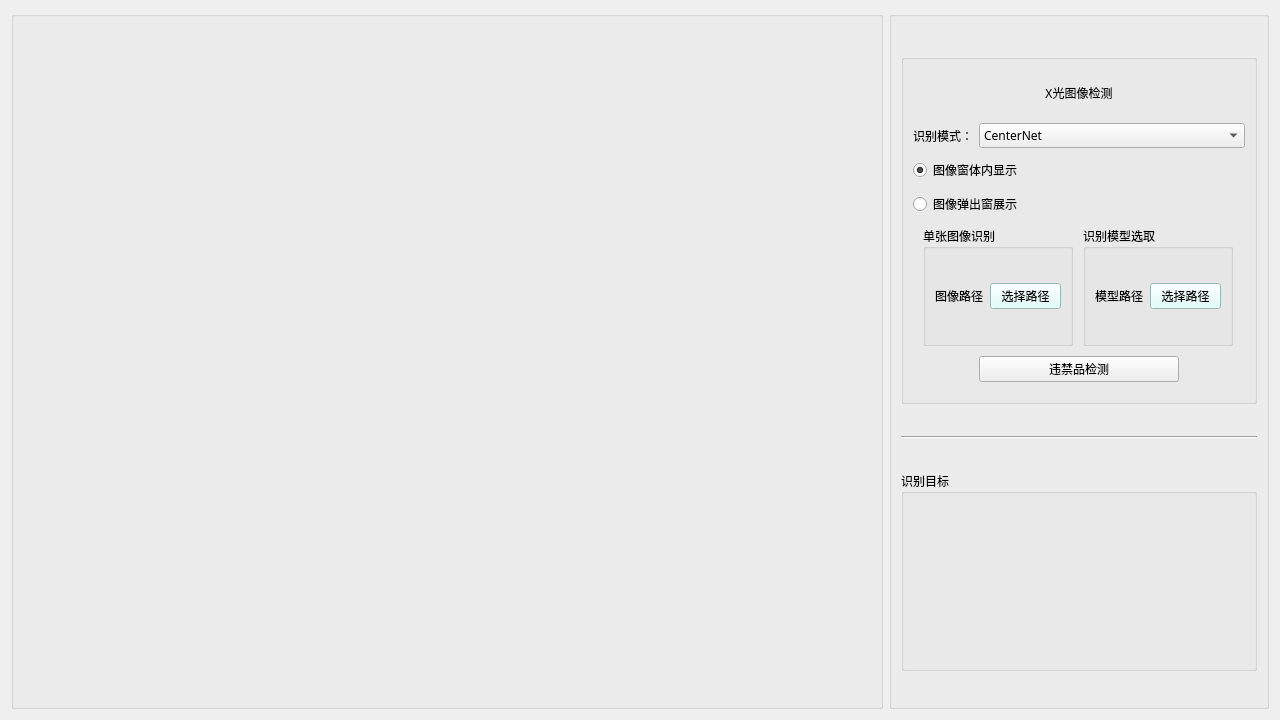
<?xml version="1.0" encoding="UTF-8"?>
<ui version="4.0">
 <class>Form</class>
 <widget class="QWidget" name="Form">
  <property name="geometry">
   <rect>
    <x>0</x>
    <y>0</y>
    <width>1280</width>
    <height>720</height>
   </rect>
  </property>
  <property name="windowTitle">
   <string>安全检测系统</string>
  </property>
  <layout class="QVBoxLayout" name="verticalLayout_9">
   <property name="topMargin">
    <number>11</number>
   </property>
   <item>
    <layout class="QVBoxLayout" name="verticalLayout_3">
     <property name="topMargin">
      <number>0</number>
     </property>
     <item>
      <layout class="QHBoxLayout" name="horizontalLayout_7">
       <item>
        <layout class="QHBoxLayout" name="horizontalLayout_2">
         <item>
          <widget class="QGroupBox" name="groupBox_2">
           <property name="minimumSize">
            <size>
             <width>0</width>
             <height>600</height>
            </size>
           </property>
           <property name="font">
            <font>
             <family>黑体</family>
             <pointsize>11</pointsize>
            </font>
           </property>
           <property name="title">
            <string/>
           </property>
           <layout class="QVBoxLayout" name="verticalLayout_4">
            <property name="topMargin">
             <number>11</number>
            </property>
            <item>
             <widget class="QLabel" name="label_image">
              <property name="maximumSize">
               <size>
                <width>850</width>
                <height>700</height>
               </size>
              </property>
              <property name="text">
               <string/>
              </property>
              <property name="pixmap">
               <pixmap>../source/icon/animation.png</pixmap>
              </property>
              <property name="alignment">
               <set>Qt::AlignCenter</set>
              </property>
             </widget>
            </item>
           </layout>
          </widget>
         </item>
        </layout>
       </item>
       <item>
        <widget class="QGroupBox" name="groupBox">
         <property name="enabled">
          <bool>true</bool>
         </property>
         <property name="maximumSize">
          <size>
           <width>380</width>
           <height>700</height>
          </size>
         </property>
         <property name="font">
          <font>
           <family>宋体</family>
           <pointsize>9</pointsize>
          </font>
         </property>
         <property name="mouseTracking">
          <bool>false</bool>
         </property>
         <property name="tabletTracking">
          <bool>false</bool>
         </property>
         <property name="title">
          <string/>
         </property>
         <property name="alignment">
          <set>Qt::AlignCenter</set>
         </property>
         <property name="flat">
          <bool>false</bool>
         </property>
         <layout class="QVBoxLayout" name="verticalLayout_2">
          <property name="topMargin">
           <number>11</number>
          </property>
          <item>
           <widget class="QGroupBox" name="groupBox_7">
            <property name="maximumSize">
             <size>
              <width>360</width>
              <height>350</height>
             </size>
            </property>
            <property name="title">
             <string/>
            </property>
            <layout class="QVBoxLayout" name="verticalLayout">
             <item>
              <widget class="QLabel" name="label_3">
               <property name="maximumSize">
                <size>
                 <width>16777215</width>
                 <height>40</height>
                </size>
               </property>
               <property name="text">
                <string>X光图像检测</string>
               </property>
               <property name="textFormat">
                <enum>Qt::AutoText</enum>
               </property>
               <property name="alignment">
                <set>Qt::AlignCenter</set>
               </property>
              </widget>
             </item>
             <item>
              <layout class="QHBoxLayout" name="horizontalLayout_11">
               <item>
                <widget class="QLabel" name="label_2">
                 <property name="sizePolicy">
                  <sizepolicy hsizetype="Fixed" vsizetype="Preferred">
                   <horstretch>0</horstretch>
                   <verstretch>0</verstretch>
                  </sizepolicy>
                 </property>
                 <property name="text">
                  <string>识别模式：</string>
                 </property>
                </widget>
               </item>
               <item>
                <widget class="QComboBox" name="comboBox_mode">
                 <item>
                  <property name="text">
                   <string>CenterNet</string>
                  </property>
                 </item>
                 <item>
                  <property name="text">
                   <string>YoloV4</string>
                  </property>
                 </item>
                </widget>
               </item>
              </layout>
             </item>
             <item>
              <widget class="QRadioButton" name="radioButton_showImages">
               <property name="text">
                <string>图像窗体内显示</string>
               </property>
               <property name="checked">
                <bool>true</bool>
               </property>
              </widget>
             </item>
             <item>
              <widget class="QRadioButton" name="radioButton_tipShowImages">
               <property name="text">
                <string>图像弹出窗展示</string>
               </property>
              </widget>
             </item>
             <item>
              <layout class="QHBoxLayout" name="horizontalLayout_9">
               <property name="spacing">
                <number>0</number>
               </property>
               <item>
                <widget class="QGroupBox" name="groupBox_3">
                 <property name="maximumSize">
                  <size>
                   <width>150</width>
                   <height>120</height>
                  </size>
                 </property>
                 <property name="styleSheet">
                  <string notr="true"/>
                 </property>
                 <property name="title">
                  <string>单张图像识别</string>
                 </property>
                 <layout class="QHBoxLayout" name="horizontalLayout_6">
                  <item>
                   <widget class="QLabel" name="label">
                    <property name="text">
                     <string>图像路径</string>
                    </property>
                   </widget>
                  </item>
                  <item>
                   <widget class="QPushButton" name="button_imagePath">
                    <property name="maximumSize">
                     <size>
                      <width>120</width>
                      <height>16777215</height>
                     </size>
                    </property>
                    <property name="styleSheet">
                     <string notr="true">background-color: rgb(215, 255, 249);</string>
                    </property>
                    <property name="text">
                     <string>选择路径</string>
                    </property>
                    <property name="icon">
                     <iconset>
                      <normaloff>../source/icon/more.png</normaloff>../source/icon/more.png</iconset>
                    </property>
                    <property name="checkable">
                     <bool>false</bool>
                    </property>
                    <property name="autoRepeat">
                     <bool>false</bool>
                    </property>
                    <property name="autoExclusive">
                     <bool>false</bool>
                    </property>
                   </widget>
                  </item>
                 </layout>
                </widget>
               </item>
               <item>
                <widget class="QGroupBox" name="groupBox_4">
                 <property name="maximumSize">
                  <size>
                   <width>150</width>
                   <height>120</height>
                  </size>
                 </property>
                 <property name="title">
                  <string>识别模型选取</string>
                 </property>
                 <layout class="QHBoxLayout" name="horizontalLayout_8">
                  <item>
                   <widget class="QLabel" name="label_6">
                    <property name="maximumSize">
                     <size>
                      <width>16777215</width>
                      <height>150</height>
                     </size>
                    </property>
                    <property name="text">
                     <string>模型路径</string>
                    </property>
                   </widget>
                  </item>
                  <item>
                   <widget class="QPushButton" name="button_imagePath_2">
                    <property name="maximumSize">
                     <size>
                      <width>120</width>
                      <height>16777215</height>
                     </size>
                    </property>
                    <property name="styleSheet">
                     <string notr="true">background-color: rgb(215, 255, 249);</string>
                    </property>
                    <property name="text">
                     <string>选择路径</string>
                    </property>
                    <property name="icon">
                     <iconset>
                      <normaloff>../source/icon/more.png</normaloff>../source/icon/more.png</iconset>
                    </property>
                   </widget>
                  </item>
                 </layout>
                </widget>
               </item>
              </layout>
             </item>
             <item>
              <layout class="QHBoxLayout" name="horizontalLayout">
               <property name="spacing">
                <number>0</number>
               </property>
               <property name="sizeConstraint">
                <enum>QLayout::SetMaximumSize</enum>
               </property>
               <item>
                <widget class="QPushButton" name="button_detection">
                 <property name="maximumSize">
                  <size>
                   <width>200</width>
                   <height>16777215</height>
                  </size>
                 </property>
                 <property name="text">
                  <string>违禁品检测</string>
                 </property>
                </widget>
               </item>
              </layout>
             </item>
            </layout>
           </widget>
          </item>
          <item>
           <widget class="Line" name="line_5">
            <property name="orientation">
             <enum>Qt::Horizontal</enum>
            </property>
           </widget>
          </item>
          <item>
           <widget class="QGroupBox" name="groupBox_5">
            <property name="maximumSize">
             <size>
              <width>360</width>
              <height>200</height>
             </size>
            </property>
            <property name="title">
             <string>识别目标</string>
            </property>
            <layout class="QVBoxLayout" name="verticalLayout_6">
             <item>
              <widget class="QLabel" name="label_result">
               <property name="minimumSize">
                <size>
                 <width>0</width>
                 <height>300</height>
                </size>
               </property>
               <property name="maximumSize">
                <size>
                 <width>16777215</width>
                 <height>300</height>
                </size>
               </property>
               <property name="text">
                <string/>
               </property>
               <property name="alignment">
                <set>Qt::AlignLeading|Qt::AlignLeft|Qt::AlignTop</set>
               </property>
              </widget>
             </item>
            </layout>
           </widget>
          </item>
         </layout>
        </widget>
       </item>
      </layout>
     </item>
    </layout>
   </item>
  </layout>
 </widget>
 <resources/>
 <connections/>
</ui>
